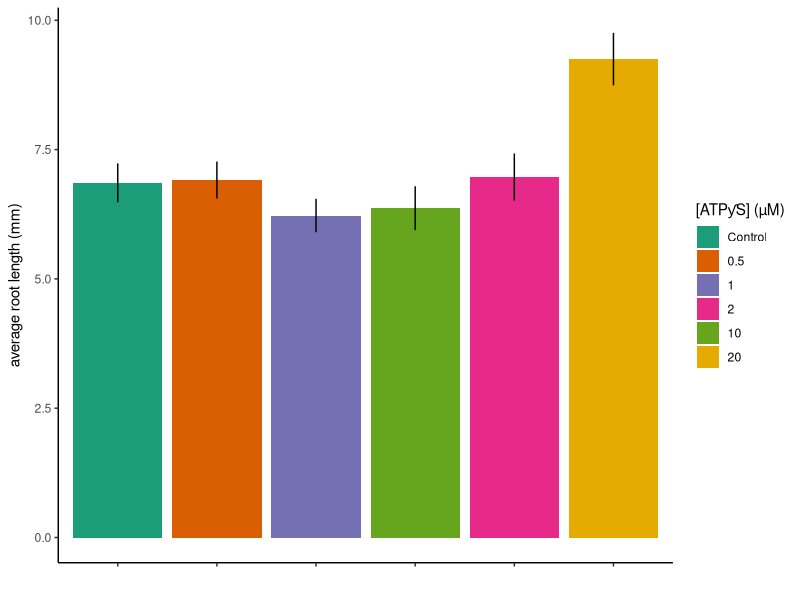
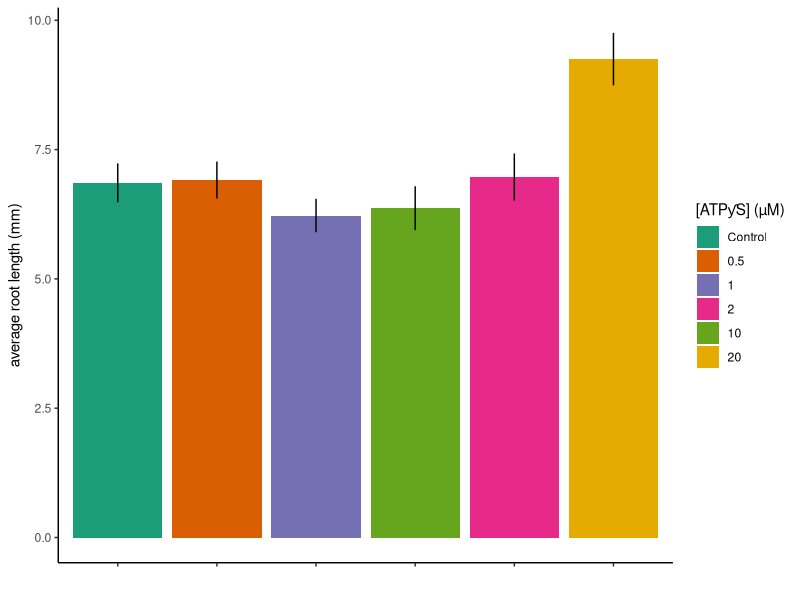

The R script that drew these images, in order:
## ---- chunk 1
knitr::opts_chunk$set(echo = TRUE)
library(tidyverse)
library(ggpubr)
library(dplyr)
library(ggplot2)
library(vegan)
library(RColorBrewer)
theme_set(theme_classic()) # Set the theme

setwd("C:/Users/Marcela Morassi/Documents/Github/ClarkLab")


exp10 <- read.csv("exp10_data.csv")
## ---- chunk 2
#turning data discrete
exp10 <- exp10 %>% 
  mutate(ATP_conc = as.character(ATP_conc)) %>% 
  filter(day==5, root>0) %>% 
  mutate(genotype = factor(ATP_conc, levels = c("0", "0.5", "1", "2", "10", "20")))


#SE
exp10_SE <- exp10 %>% 
  mutate(ATP_conc = as.character(ATP_conc)) %>%
  group_by(genotype, ATP_conc) %>% 
  summarise(mean_root = mean(root), se = sd(root)  / sqrt(n()))
## ---- chunk 3
#Marcela final root length
#control v 50
t.test(root ~ ATP_conc, ATP_conc == 0 | ATP_conc ==0.5, data = exp10, var.equal=FALSE, conf.level=0.95)
#t = -0.10277, df = 45.937, p-value = 0.9186
#control v 100
t.test(root ~ ATP_conc, ATP_conc == 0 | ATP_conc ==1, data = exp10, var.equal=FALSE, conf.level=0.95)
#t = 1.2757, df = 43.995, p-value = 0.2088
#control v 137.5
t.test(root ~ ATP_conc, ATP_conc == 0 | ATP_conc ==2, data = exp10, var.equal=FALSE, conf.level=0.95)
#t = 0.86544, df = 41.237, p-value = 0.3918
#control v 150
t.test(root ~ ATP_conc, ATP_conc == 0 | ATP_conc ==10, data = exp10, var.equal=FALSE, conf.level=0.95)
#t = -0.19024, df = 36.522, p-value = 0.8502
#control v 20
t.test(root ~ ATP_conc, ATP_conc == 0 | ATP_conc ==20, data = exp10, var.equal=FALSE, conf.level=0.95)
#t = -3.7859, df = 35.422, p-value = 0.0005699

exp10%>% 
  select(root, ATP_conc) %>% 
  filter(ATP_conc=="20") %>% 
  summary()
## ---- chunk 4


##Final root length
#Marcela
ggplot(exp10_SE, aes(x = genotype, y = mean_root, fill = ATP_conc, group = factor (ATP_conc)), col=palette) +
  geom_col(stat="identity", position = position_dodge())+
  xlab("")+ylab("average root length (mm)")+
  scale_x_discrete(labels = c("", expression(italic(""))))+
  geom_linerange( aes(ymin = mean_root - se, ymax = mean_root + se),  width=.2,
                  position=position_dodge(.9))+
  scale_fill_brewer(palette = "Dark2", name = "[ATPƴS] (µM)", labels=c("Control", "0.5", "1", "2", "10", "20"))
ggsave("exp10_finalgrowth.png")
